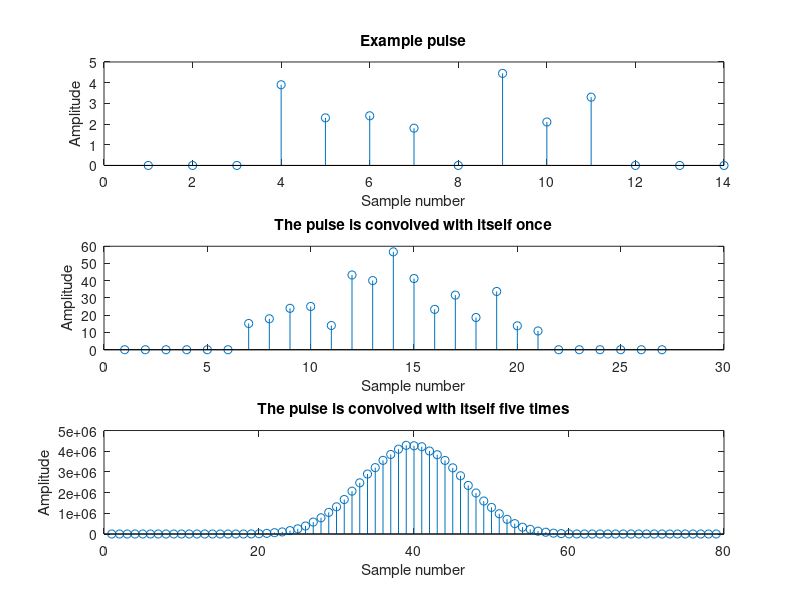

MATLAB code to generate this figure:
% Teorema del Límite Central
% DSP book - capítulo 7
clear;
clc;

x = [0 0 0 3.9 2.3 2.4, 1.8, 0, 4.45, 2.1, 3.3 0 0 0];

subplot(3,1,1);
stem(x);
title('Example pulse');
xlabel('Sample number');
ylabel('Amplitude');

subplot(3,1,2);
c1 = conv(x, x);
stem(c1);
title('The pulse is convolved with itself once');
xlabel('Sample number');
ylabel('Amplitude');

subplot(3,1,3);
c2 = conv(c1,x);
c3 = conv(c2,x);
c4 = conv(c3,x);
c5 = conv(c4,x);
stem(c5);
title('The pulse is convolved with itself five times');
xlabel('Sample number');
ylabel('Amplitude');

